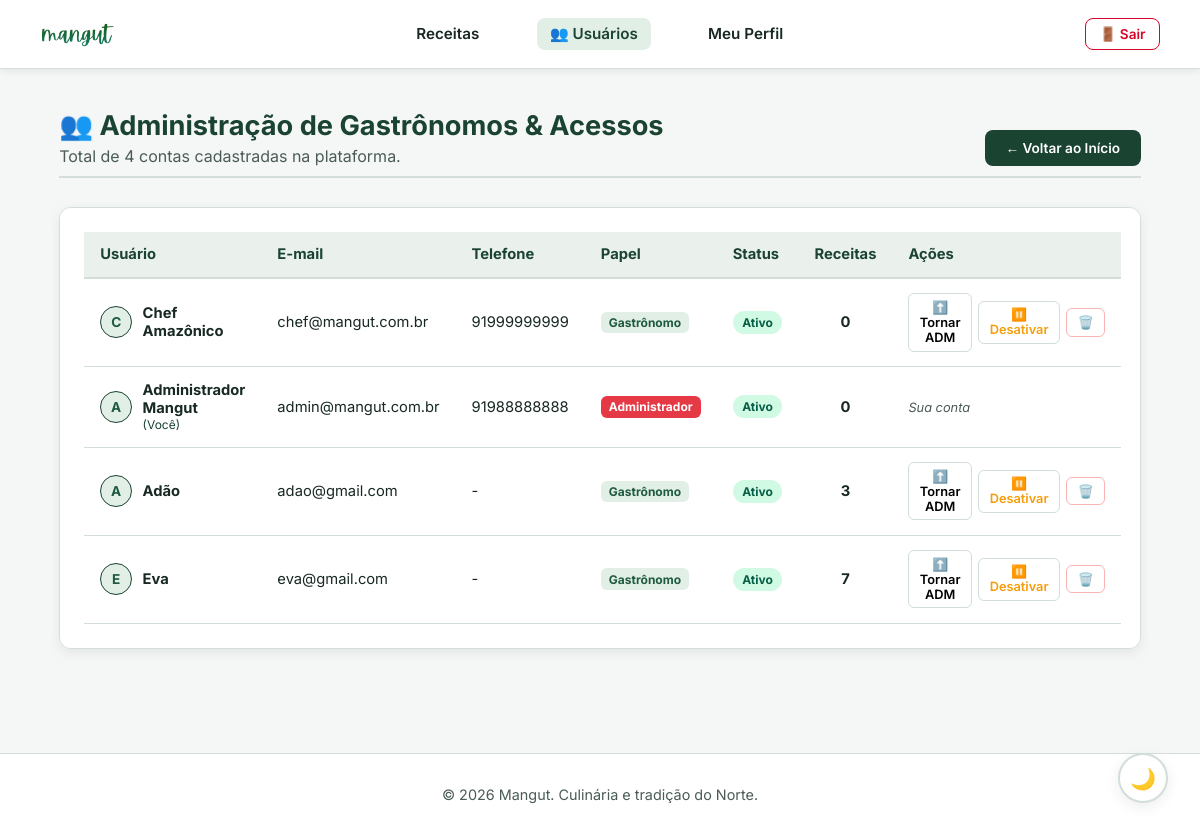
Page /admin/usuarios (signed in) on the committed database.
### app/models.py (models this page shows, shortened)
class Gastronomo(UserMixin, db.Model):
    __tablename__ = 'gastronomos'
    idgastronomos = db.Column(db.Integer, primary_key=True)
    nome = db.Column(db.String(100), nullable=False)
    email = db.Column(db.String(120), unique=True, nullable=False)
    senha = db.Column(db.String(255), nullable=False)
    telefone = db.Column(db.String(20), nullable=True)
    foto_perfil = db.Column(db.String(255), nullable=True)
    is_admin = db.Column(db.Boolean, default=False)
    ativo = db.Column(db.Boolean, default=True)
    data_criacao = db.Column(db.DateTime, default=datetime.utcnow)
    receitas = db.relationship('Receita', back_populates='autor', lazy=True, cascade='all, delete-orphan')
    avaliacoes = db.relationship('AvaliacaoReceita', back_populates='usuario', lazy=True, cascade='all, delete-orphan')
    pastas = db.relationship('PastaReceitas', back_populates='usuario', lazy=True, cascade='all, delete-orphan')

### app/routes.py (the view)
@main.route('/admin/usuarios')
@login_required
def admin_usuarios():
    if not current_user.is_admin:
        flash('Acesso restrito ao perfil administrador.', 'danger')
        return redirect(url_for('main.index'))
    usuarios = Gastronomo.query.order_by(Gastronomo.idgastronomos.asc()).all()
    return render_template('admin/usuarios.html', usuarios=usuarios)

### app/templates/admin/usuarios.html (shortened to what this page needs)
<!DOCTYPE html>
<html lang="pt-br">
<head>
    <link rel="stylesheet" href="{{ url_for('static', filename='css/style.css') }}">
</head>
<body>
    <header class="navbar">
        <a href="/" class="logo-link">
            <img src="{{ url_for('static', filename='img/logo.png') }}" alt="Logo Mangut" class="navbar-logo">
        </a>
        <nav class="nav-links">
            <a href="/receitas">Receitas</a>
            <a href="/admin/usuarios" class="active">👥 Usuários</a>
            <a href="/perfil">Meu Perfil</a>
        </nav>
        <div class="nav-actions">
            <a href="/logout" class="btn-logout">🚪 Sair</a>
        </div>
    </header>
    <main class="container">
        <div class="section-header">
            <div>
                <h2>👥 Administração de Gastrônomos & Acessos</h2>
                <p style="color: var(--text-secondary); margin-top: 0.3rem;">Total de {{ usuarios|length }} contas cadastradas na plataforma.</p>
            </div>
            <a href="/" class="btn-primary" style="font-size: 0.85rem;">← Voltar ao Início</a>
        </div>
        <div class="admin-table-container">
            <table class="admin-table">
                <thead>
                    <tr>
                        <th>Usuário</th>
                        <th>E-mail</th>
                        <th>Telefone</th>
                        <th>Papel</th>
                        <th>Status</th>
                        <th>Receitas</th>
                        <th>Ações</th>
                    </tr>
                </thead>
                <tbody>
                    {% for u in usuarios %}
                    <tr>
                        <td>
                            <div style="display: flex; align-items: center; gap: 0.65rem;">
                                {% if u.foto_perfil %}
                                    <img src="{{ u.foto_perfil }}" alt="{{ u.nome }}" style="width: 32px; height: 32px; border-radius: 50%; object-fit: cover;">
                                {% else %}
                                    <div class="navbar-avatar-placeholder" style="width: 32px; height: 32px; font-size: 0.85rem;">
                                        {{ u.nome[0] | upper }}
                                    </div>
                                {% endif %}
                                <div>
                                    <strong>{{ u.nome }}</strong>
                                    {% if u.idgastronomos == current_user.idgastronomos %}
                                        <span style="font-size: 0.75rem; color: var(--text-accent); display: block;">(Você)</span>
                                    {% endif %}
                                </div>
                            </div>
                        </td>
                        <td>{{ u.email }}</td>
                        <td>{{ u.telefone or '-' }}</td>
                        <td>
                            {% if u.is_admin %}
                                <span class="card-tag" style="background: #e63946; color: white; padding: 0.2rem 0.5rem; font-size: 0.75rem;">Administrador</span>
                            {% else %}
                                <span class="card-tag" style="padding: 0.2rem 0.5rem; font-size: 0.75rem;">Gastrônomo</span>
                            {% endif %}
                        </td>
                        <td>
                            {% if u.ativo %}
                                <span class="badge-status badge-active">Ativo</span>
                            {% else %}
                                <span class="badge-status badge-inactive">Desativado</span>
                            {% endif %}
                        </td>
                        <td style="text-align: center;">
                            <strong>{{ u.receitas|length }}</strong>
                        </td>
                        <td>
                            {% if u.idgastronomos != current_user.idgastronomos %}
                                <div class="table-actions">
                                    <form action="{{ url_for('main.admin_alterar_permissao', id=u.idgastronomos) }}" method="POST" onsubmit="return confirm('Alterar a permissão deste usuário?');">
                                        <button type="submit" class="btn-table-action" title="Mudar nível de acesso">
                                            {% if u.is_admin %}⬇️ Rebaixar{% else %}⬆️ Tornar ADM{% endif %}
                                        </button>
                                    </form>
                                    <form action="{{ url_for('main.admin_alternar_status', id=u.idgastronomos) }}" method="POST">
                                        <button type="submit" class="btn-table-action" style="color: {% if u.ativo %}#f59e0b{% else %}#10b981{% endif %};" title="Bloquear ou liberar acesso">
                                            {% if u.ativo %}⏸️ Desativar{% else %}▶️ Reativar{% endif %}
                                        </button>
                                    </form>
                                    <form action="{{ url_for('main.admin_excluir_usuario', id=u.idgastronomos) }}" method="POST" onsubmit="return confirm('ATENÇÃO: Deseja apagar permanentemente este usuário e todas as suas receitas?');">
                                        <button type="submit" class="btn-table-action" style="color: #ef4444; border-color: rgba(239, 68, 68, 0.4);" title="Excluir do sistema">
                                            🗑️
                                        </button>
                                    </form>
                                </div>
                            {% else %}
                                <span style="font-size: 0.8rem; color: var(--text-secondary); font-style: italic;">Sua conta</span>
                            {% endif %}
                        </td>
                    </tr>
                    {% endfor %}
                </tbody>
            </table>
        </div>
    </main>
    <footer>
        <p>&copy; 2026 Mangut. Culinária e tradição do Norte.</p>
    </footer>
    <button id="theme-toggle" class="theme-toggle-floating" title="Alternar Modo Escuro">🌙</button>
</body>
</html>

### rows in the picture
Gastronomo: nome "C", nome "Chef Amazônico", email "chef@mangut.com.br", telefone "91999999999", is_admin "Gastrônomo", ativo "Ativo", receitas|length "0"
Gastronomo: nome "A", nome "Administrador Mangut", shows "(Você)", email "admin@mangut.com.br", telefone "91988888888", is_admin "Administrador", ativo "Ativo", receitas|length "0", shows "Sua conta"
Gastronomo: nome "A", nome "Adão", email "adao@gmail.com", telefone "-", is_admin "Gastrônomo", ativo "Ativo", receitas|length "3"
Gastronomo: nome "E", nome "Eva", email "eva@gmail.com", telefone "-", is_admin "Gastrônomo", ativo "Ativo", receitas|length "7"

### other values in the picture
{{ usuarios|length }} "4"
